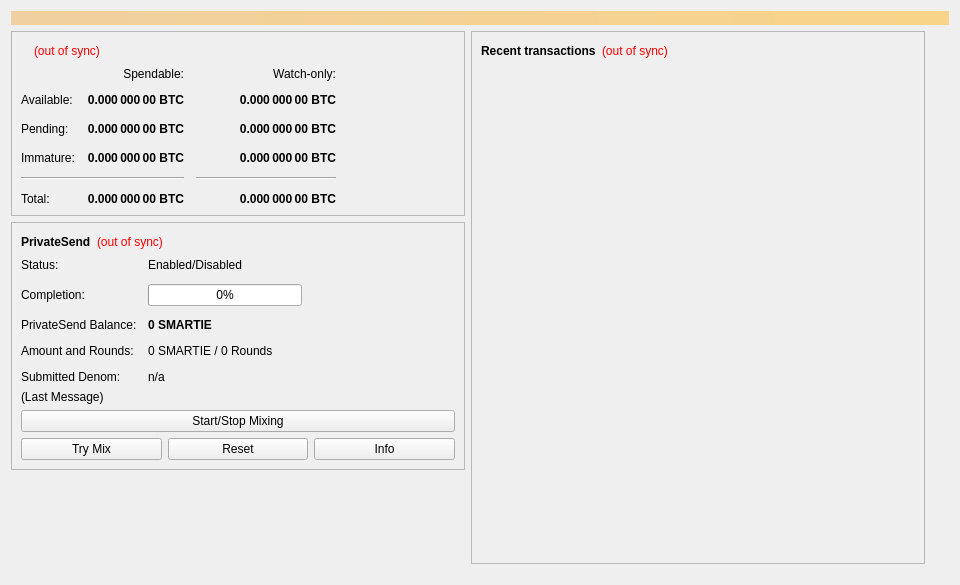
<?xml version="1.0" encoding="UTF-8"?>
<ui version="4.0">
 <class>OverviewPage</class>
 <widget class="QWidget" name="OverviewPage">
  <property name="geometry">
   <rect>
    <x>0</x>
    <y>0</y>
    <width>960</width>
    <height>585</height>
   </rect>
  </property>
  <property name="minimumSize">
   <size>
    <width>960</width>
    <height>0</height>
   </size>
  </property>
  <property name="windowTitle">
   <string>Form</string>
  </property>
  <layout class="QVBoxLayout" name="topLayout">
   <item>
    <widget class="QLabel" name="labelAlerts">
     <property name="visible">
      <bool>false</bool>
     </property>
     <property name="styleSheet">
      <string notr="true">QLabel { background-color: qlineargradient(x1: 0, y1: 0, x2: 1, y2: 0, stop:0 #F0D0A0, stop:1 #F8D488); color:#000000; }</string>
     </property>
     <property name="wordWrap">
      <bool>true</bool>
     </property>
     <property name="margin">
      <number>3</number>
     </property>
     <property name="textInteractionFlags">
      <set>Qt::TextSelectableByMouse</set>
     </property>
    </widget>
   </item>
   <item>
    <layout class="QHBoxLayout" name="horizontalLayout" stretch="1,1,0">
     <item>
      <layout class="QVBoxLayout" name="verticalLayout_2">
       <item>
        <widget class="QFrame" name="frame">
         <property name="frameShape">
          <enum>QFrame::StyledPanel</enum>
         </property>
         <property name="frameShadow">
          <enum>QFrame::Raised</enum>
         </property>
         <layout class="QVBoxLayout" name="verticalLayout_4">
          <item>
           <layout class="QHBoxLayout" name="horizontalLayout_4">
            <item>
             <widget class="QLabel" name="label_5">
              <property name="font">
               <font>
                <weight>75</weight>
                <bold>true</bold>
               </font>
              </property>
              <property name="text">
               <string/>
              </property>
             </widget>
            </item>
            <item>
             <widget class="QLabel" name="labelWalletStatus">
              <property name="toolTip">
               <string>The displayed information may be out of date. Your wallet automatically synchronizes with the Smartiecoin network after a connection is established, but this process has not completed yet.</string>
              </property>
              <property name="styleSheet">
               <string notr="true">QLabel { color: red; }</string>
              </property>
              <property name="text">
               <string notr="true">(out of sync)</string>
              </property>
              <property name="alignment">
               <set>Qt::AlignLeading|Qt::AlignLeft|Qt::AlignVCenter</set>
              </property>
             </widget>
            </item>
            <item>
             <spacer name="horizontalSpacer_3">
              <property name="orientation">
               <enum>Qt::Horizontal</enum>
              </property>
              <property name="sizeHint" stdset="0">
               <size>
                <width>40</width>
                <height>20</height>
               </size>
              </property>
             </spacer>
            </item>
           </layout>
          </item>
          <item>
           <layout class="QGridLayout" name="gridLayout">
            <property name="spacing">
             <number>12</number>
            </property>
            <item row="2" column="2">
             <widget class="QLabel" name="labelWatchPending">
              <property name="font">
               <font>
                <weight>75</weight>
                <bold>true</bold>
               </font>
              </property>
              <property name="cursor">
               <cursorShape>IBeamCursor</cursorShape>
              </property>
              <property name="toolTip">
               <string>Unconfirmed transactions to watch-only addresses</string>
              </property>
              <property name="text">
               <string notr="true">0.000 000 00 BTC</string>
              </property>
              <property name="alignment">
               <set>Qt::AlignRight|Qt::AlignTrailing|Qt::AlignVCenter</set>
              </property>
              <property name="textInteractionFlags">
               <set>Qt::LinksAccessibleByMouse|Qt::TextSelectableByKeyboard|Qt::TextSelectableByMouse</set>
              </property>
             </widget>
            </item>
            <item row="2" column="1">
             <widget class="QLabel" name="labelUnconfirmed">
              <property name="font">
               <font>
                <weight>75</weight>
                <bold>true</bold>
               </font>
              </property>
              <property name="cursor">
               <cursorShape>IBeamCursor</cursorShape>
              </property>
              <property name="toolTip">
               <string>Total of transactions that have yet to be confirmed, and do not yet count toward the spendable balance</string>
              </property>
              <property name="text">
               <string notr="true">0.000 000 00 BTC</string>
              </property>
              <property name="alignment">
               <set>Qt::AlignRight|Qt::AlignTrailing|Qt::AlignVCenter</set>
              </property>
              <property name="textInteractionFlags">
               <set>Qt::LinksAccessibleByMouse|Qt::TextSelectableByKeyboard|Qt::TextSelectableByMouse</set>
              </property>
             </widget>
            </item>
            <item row="3" column="2">
             <widget class="QLabel" name="labelWatchImmature">
              <property name="font">
               <font>
                <weight>75</weight>
                <bold>true</bold>
               </font>
              </property>
              <property name="cursor">
               <cursorShape>IBeamCursor</cursorShape>
              </property>
              <property name="toolTip">
               <string>Mined balance in watch-only addresses that has not yet matured</string>
              </property>
              <property name="text">
               <string notr="true">0.000 000 00 BTC</string>
              </property>
              <property name="alignment">
               <set>Qt::AlignRight|Qt::AlignTrailing|Qt::AlignVCenter</set>
              </property>
              <property name="textInteractionFlags">
               <set>Qt::LinksAccessibleByMouse|Qt::TextSelectableByKeyboard|Qt::TextSelectableByMouse</set>
              </property>
             </widget>
            </item>
            <item row="4" column="0" colspan="2">
             <widget class="Line" name="lineSpendableBalance">
              <property name="orientation">
               <enum>Qt::Horizontal</enum>
              </property>
             </widget>
            </item>
            <item row="4" column="2">
             <widget class="Line" name="lineWatchBalance">
              <property name="sizePolicy">
               <sizepolicy hsizetype="Preferred" vsizetype="Fixed">
                <horstretch>0</horstretch>
                <verstretch>0</verstretch>
               </sizepolicy>
              </property>
              <property name="minimumSize">
               <size>
                <width>140</width>
                <height>0</height>
               </size>
              </property>
              <property name="orientation">
               <enum>Qt::Horizontal</enum>
              </property>
             </widget>
            </item>
            <item row="5" column="0">
             <widget class="QLabel" name="labelTotalText">
              <property name="text">
               <string>Total:</string>
              </property>
             </widget>
            </item>
            <item row="3" column="1">
             <widget class="QLabel" name="labelImmature">
              <property name="font">
               <font>
                <weight>75</weight>
                <bold>true</bold>
               </font>
              </property>
              <property name="cursor">
               <cursorShape>IBeamCursor</cursorShape>
              </property>
              <property name="toolTip">
               <string>Mined balance that has not yet matured</string>
              </property>
              <property name="text">
               <string notr="true">0.000 000 00 BTC</string>
              </property>
              <property name="alignment">
               <set>Qt::AlignRight|Qt::AlignTrailing|Qt::AlignVCenter</set>
              </property>
              <property name="textInteractionFlags">
               <set>Qt::LinksAccessibleByMouse|Qt::TextSelectableByKeyboard|Qt::TextSelectableByMouse</set>
              </property>
             </widget>
            </item>
            <item row="2" column="3">
             <spacer name="horizontalSpacer_2">
              <property name="orientation">
               <enum>Qt::Horizontal</enum>
              </property>
              <property name="sizeHint" stdset="0">
               <size>
                <width>40</width>
                <height>20</height>
               </size>
              </property>
             </spacer>
            </item>
            <item row="3" column="0">
             <widget class="QLabel" name="labelImmatureText">
              <property name="text">
               <string>Immature:</string>
              </property>
             </widget>
            </item>
            <item row="5" column="1">
             <widget class="QLabel" name="labelTotal">
              <property name="font">
               <font>
                <weight>75</weight>
                <bold>true</bold>
               </font>
              </property>
              <property name="cursor">
               <cursorShape>IBeamCursor</cursorShape>
              </property>
              <property name="toolTip">
               <string>Your current total balance</string>
              </property>
              <property name="text">
               <string notr="true">0.000 000 00 BTC</string>
              </property>
              <property name="alignment">
               <set>Qt::AlignRight|Qt::AlignTrailing|Qt::AlignVCenter</set>
              </property>
              <property name="textInteractionFlags">
               <set>Qt::LinksAccessibleByMouse|Qt::TextSelectableByKeyboard|Qt::TextSelectableByMouse</set>
              </property>
             </widget>
            </item>
            <item row="5" column="2">
             <widget class="QLabel" name="labelWatchTotal">
              <property name="font">
               <font>
                <weight>75</weight>
                <bold>true</bold>
               </font>
              </property>
              <property name="cursor">
               <cursorShape>IBeamCursor</cursorShape>
              </property>
              <property name="toolTip">
               <string>Current total balance in watch-only addresses</string>
              </property>
              <property name="text">
               <string notr="true">0.000 000 00 BTC</string>
              </property>
              <property name="alignment">
               <set>Qt::AlignRight|Qt::AlignTrailing|Qt::AlignVCenter</set>
              </property>
              <property name="textInteractionFlags">
               <set>Qt::LinksAccessibleByMouse|Qt::TextSelectableByKeyboard|Qt::TextSelectableByMouse</set>
              </property>
             </widget>
            </item>
            <item row="0" column="2">
             <widget class="QLabel" name="labelWatchonly">
              <property name="text">
               <string>Watch-only:</string>
              </property>
              <property name="alignment">
               <set>Qt::AlignRight|Qt::AlignTrailing|Qt::AlignVCenter</set>
              </property>
             </widget>
            </item>
            <item row="1" column="0">
             <widget class="QLabel" name="labelBalanceText">
              <property name="text">
               <string>Available:</string>
              </property>
             </widget>
            </item>
            <item row="1" column="1">
             <widget class="QLabel" name="labelBalance">
              <property name="font">
               <font>
                <weight>75</weight>
                <bold>true</bold>
               </font>
              </property>
              <property name="cursor">
               <cursorShape>IBeamCursor</cursorShape>
              </property>
              <property name="toolTip">
               <string>Your current spendable balance</string>
              </property>
              <property name="text">
               <string notr="true">0.000 000 00 BTC</string>
              </property>
              <property name="alignment">
               <set>Qt::AlignRight|Qt::AlignTrailing|Qt::AlignVCenter</set>
              </property>
              <property name="textInteractionFlags">
               <set>Qt::LinksAccessibleByMouse|Qt::TextSelectableByKeyboard|Qt::TextSelectableByMouse</set>
              </property>
             </widget>
            </item>
            <item row="1" column="2">
             <widget class="QLabel" name="labelWatchAvailable">
              <property name="font">
               <font>
                <weight>75</weight>
                <bold>true</bold>
               </font>
              </property>
              <property name="cursor">
               <cursorShape>IBeamCursor</cursorShape>
              </property>
              <property name="toolTip">
               <string>Your current balance in watch-only addresses</string>
              </property>
              <property name="text">
               <string notr="true">0.000 000 00 BTC</string>
              </property>
              <property name="alignment">
               <set>Qt::AlignRight|Qt::AlignTrailing|Qt::AlignVCenter</set>
              </property>
              <property name="textInteractionFlags">
               <set>Qt::LinksAccessibleByMouse|Qt::TextSelectableByKeyboard|Qt::TextSelectableByMouse</set>
              </property>
             </widget>
            </item>
            <item row="2" column="0">
             <widget class="QLabel" name="labelPendingText">
              <property name="text">
               <string>Pending:</string>
              </property>
             </widget>
            </item>
            <item row="0" column="1">
             <widget class="QLabel" name="labelSpendable">
              <property name="text">
               <string>Spendable:</string>
              </property>
              <property name="alignment">
               <set>Qt::AlignRight|Qt::AlignTrailing|Qt::AlignVCenter</set>
              </property>
             </widget>
            </item>
           </layout>
          </item>
         </layout>
        </widget>
       </item>
       <item>
        <widget class="QFrame" name="framePrivateSend">
         <property name="layoutDirection">
          <enum>Qt::LeftToRight</enum>
         </property>
         <property name="frameShape">
          <enum>QFrame::StyledPanel</enum>
         </property>
         <property name="frameShadow">
          <enum>QFrame::Raised</enum>
         </property>
         <layout class="QVBoxLayout" name="VerticalLayout_PS1">
          <item>
           <layout class="QHBoxLayout" name="horizontalLayout_5">
            <item>
             <widget class="QLabel" name="labelPrivateSendHeader">
              <property name="font">
               <font>
                <weight>75</weight>
                <bold>true</bold>
               </font>
              </property>
              <property name="text">
               <string>PrivateSend</string>
              </property>
             </widget>
            </item>
            <item>
             <widget class="QLabel" name="labelPrivateSendSyncStatus">
              <property name="toolTip">
               <string>The displayed information may be out of date. Your wallet automatically synchronizes with the Smartiecoin network after a connection is established, but this process has not completed yet.</string>
              </property>
              <property name="styleSheet">
               <string notr="true">QLabel { color: red; }</string>
              </property>
              <property name="text">
               <string notr="true">(out of sync)</string>
              </property>
              <property name="alignment">
               <set>Qt::AlignLeading|Qt::AlignLeft|Qt::AlignVCenter</set>
              </property>
             </widget>
            </item>
            <item>
             <spacer name="horizontalSpacer_4">
              <property name="orientation">
               <enum>Qt::Horizontal</enum>
              </property>
              <property name="sizeHint" stdset="0">
               <size>
                <width>40</width>
                <height>20</height>
               </size>
              </property>
             </spacer>
            </item>
           </layout>
          </item>
          <item>
           <layout class="QFormLayout" name="privateSendFormLayout">
            <property name="fieldGrowthPolicy">
             <enum>QFormLayout::AllNonFixedFieldsGrow</enum>
            </property>
            <property name="horizontalSpacing">
             <number>11</number>
            </property>
            <property name="verticalSpacing">
             <number>12</number>
            </property>
            <item row="0" column="0">
             <widget class="QLabel" name="labelPrivateSendEnabledText">
              <property name="text">
               <string>Status:</string>
              </property>
             </widget>
            </item>
            <item row="0" column="1">
             <widget class="QLabel" name="labelPrivateSendEnabled">
              <property name="text">
               <string>Enabled/Disabled</string>
              </property>
             </widget>
            </item>
            <item row="1" column="0">
             <widget class="QLabel" name="labelCompletitionText">
              <property name="text">
               <string>Completion:</string>
              </property>
             </widget>
            </item>
            <item row="1" column="1">
             <widget class="QProgressBar" name="privateSendProgress">
              <property name="maximumSize">
               <size>
                <width>154</width>
                <height>16777215</height>
               </size>
              </property>
              <property name="value">
               <number>0</number>
              </property>
             </widget>
            </item>
            <item row="2" column="0">
             <widget class="QLabel" name="labelAnonymizedText">
              <property name="text">
               <string>PrivateSend Balance:</string>
              </property>
             </widget>
            </item>
            <item row="2" column="1">
             <widget class="QLabel" name="labelAnonymized">
              <property name="font">
               <font>
                <weight>75</weight>
                <bold>true</bold>
               </font>
              </property>
              <property name="text">
               <string notr="true">0 SMARTIE</string>
              </property>
             </widget>
            </item>
            <item row="3" column="0">
             <widget class="QLabel" name="labelAmountAndRoundsText">
              <property name="text">
               <string>Amount and Rounds:</string>
              </property>
             </widget>
            </item>
            <item row="3" column="1">
             <widget class="QLabel" name="labelAmountRounds">
              <property name="text">
               <string>0 SMARTIE / 0 Rounds</string>
              </property>
             </widget>
            </item>
            <item row="4" column="0">
             <widget class="QLabel" name="labelSubmittedDenomText">
              <property name="text">
               <string>Submitted Denom:</string>
              </property>
             </widget>
            </item>
            <item row="4" column="1">
             <widget class="QLabel" name="labelSubmittedDenom">
              <property name="toolTip">
               <string>The denominations you submitted to the Masternode.&lt;br&gt;To mix, other users must submit the exact same denominations.</string>
              </property>
              <property name="text">
               <string>n/a</string>
              </property>
             </widget>
            </item>
           </layout>
          </item>
          <item>
           <layout class="QVBoxLayout" name="VerticalLayout_PS">
            <item>
             <widget class="QLabel" name="labelPrivateSendLastMessage">
              <property name="text">
               <string>(Last Message)</string>
              </property>
              <property name="alignment">
               <set>Qt::AlignLeading|Qt::AlignLeft|Qt::AlignTop</set>
              </property>
              <property name="wordWrap">
               <bool>true</bool>
              </property>
             </widget>
            </item>
            <item>
             <widget class="QPushButton" name="togglePrivateSend">
              <property name="sizePolicy">
               <sizepolicy hsizetype="MinimumExpanding" vsizetype="Fixed">
                <horstretch>0</horstretch>
                <verstretch>0</verstretch>
               </sizepolicy>
              </property>
              <property name="text">
               <string>Start/Stop Mixing</string>
              </property>
             </widget>
            </item>
            <item>
             <layout class="QHBoxLayout" name="horizontalLayout_debugbuttons">
              <item>
               <widget class="QPushButton" name="privateSendAuto">
                <property name="sizePolicy">
                 <sizepolicy hsizetype="MinimumExpanding" vsizetype="Fixed">
                  <horstretch>0</horstretch>
                  <verstretch>0</verstretch>
                 </sizepolicy>
                </property>
                <property name="toolTip">
                 <string>Try to manually submit a PrivateSend request.</string>
                </property>
                <property name="text">
                 <string>Try Mix</string>
                </property>
               </widget>
              </item>
              <item>
               <widget class="QPushButton" name="privateSendReset">
                <property name="sizePolicy">
                 <sizepolicy hsizetype="MinimumExpanding" vsizetype="Fixed">
                  <horstretch>0</horstretch>
                  <verstretch>0</verstretch>
                 </sizepolicy>
                </property>
                <property name="toolTip">
                 <string>Reset the current status of PrivateSend (can interrupt PrivateSend if it's in the process of Mixing, which can cost you money!)</string>
                </property>
                <property name="autoFillBackground">
                 <bool>false</bool>
                </property>
                <property name="text">
                 <string>Reset</string>
                </property>
               </widget>
              </item>
              <item>
               <widget class="QPushButton" name="privateSendInfo">
                <property name="sizePolicy">
                 <sizepolicy hsizetype="MinimumExpanding" vsizetype="Fixed">
                  <horstretch>0</horstretch>
                  <verstretch>0</verstretch>
                 </sizepolicy>
                </property>
                <property name="toolTip">
                 <string>Information about PrivateSend and Mixing</string>
                </property>
                <property name="text">
                 <string>Info</string>
                </property>
               </widget>
              </item>
             </layout>
            </item>
           </layout>
          </item>
         </layout>
        </widget>
       </item>
       <item>
        <spacer name="verticalSpacer">
         <property name="orientation">
          <enum>Qt::Vertical</enum>
         </property>
         <property name="sizeHint" stdset="0">
          <size>
           <width>20</width>
           <height>40</height>
          </size>
         </property>
        </spacer>
       </item>
      </layout>
     </item>
     <item>
      <layout class="QVBoxLayout" name="verticalLayout_3">
       <item>
        <widget class="QFrame" name="frame_2">
         <property name="frameShape">
          <enum>QFrame::StyledPanel</enum>
         </property>
         <property name="frameShadow">
          <enum>QFrame::Raised</enum>
         </property>
         <layout class="QVBoxLayout" name="verticalLayout">
          <item>
           <layout class="QHBoxLayout" name="horizontalLayout_2">
            <item>
             <widget class="QLabel" name="label_4">
              <property name="font">
               <font>
                <weight>75</weight>
                <bold>true</bold>
               </font>
              </property>
              <property name="text">
               <string>Recent transactions</string>
              </property>
             </widget>
            </item>
            <item>
             <widget class="QLabel" name="labelTransactionsStatus">
              <property name="toolTip">
               <string>The displayed information may be out of date. Your wallet automatically synchronizes with the Smartiecoin network after a connection is established, but this process has not completed yet.</string>
              </property>
              <property name="styleSheet">
               <string notr="true">QLabel { color: red; }</string>
              </property>
              <property name="text">
               <string notr="true">(out of sync)</string>
              </property>
              <property name="alignment">
               <set>Qt::AlignLeading|Qt::AlignLeft|Qt::AlignVCenter</set>
              </property>
             </widget>
            </item>
            <item>
             <spacer name="horizontalSpacer">
              <property name="orientation">
               <enum>Qt::Horizontal</enum>
              </property>
              <property name="sizeHint" stdset="0">
               <size>
                <width>40</width>
                <height>20</height>
               </size>
              </property>
             </spacer>
            </item>
           </layout>
          </item>
          <item>
           <widget class="QListView" name="listTransactions">
            <property name="styleSheet">
             <string notr="true">QListView { background: transparent; }</string>
            </property>
            <property name="frameShape">
             <enum>QFrame::NoFrame</enum>
            </property>
            <property name="verticalScrollBarPolicy">
             <enum>Qt::ScrollBarAlwaysOff</enum>
            </property>
            <property name="horizontalScrollBarPolicy">
             <enum>Qt::ScrollBarAlwaysOff</enum>
            </property>
            <property name="selectionMode">
             <enum>QAbstractItemView::NoSelection</enum>
            </property>
           </widget>
          </item>
          <item>
           <spacer name="verticalSpacer_2">
            <property name="orientation">
             <enum>Qt::Vertical</enum>
            </property>
            <property name="sizeHint" stdset="0">
             <size>
              <width>20</width>
              <height>40</height>
             </size>
            </property>
           </spacer>
          </item>
         </layout>
        </widget>
       </item>
       <item>
        <layout class="QHBoxLayout" name="horizontalLayout_3">
         <property name="topMargin">
          <number>5</number>
         </property>
         <property name="bottomMargin">
          <number>5</number>
         </property>
        </layout>
       </item>
      </layout>
     </item>
     <item>
      <layout class="QVBoxLayout" name="verticalLayout_5">
       <property name="spacing">
        <number>6</number>
       </property>
       <property name="leftMargin">
        <number>2</number>
       </property>
       <property name="rightMargin">
        <number>2</number>
       </property>
       <item>
        <spacer name="verticalSpacer_4">
         <property name="orientation">
          <enum>Qt::Vertical</enum>
         </property>
         <property name="sizeHint" stdset="0">
          <size>
           <width>20</width>
           <height>40</height>
          </size>
         </property>
        </spacer>
       </item>
      </layout>
     </item>
    </layout>
   </item>
  </layout>
 </widget>
 <resources>
  <include location="../smartiecoin.qrc"/>
 </resources>
 <connections/>
</ui>
